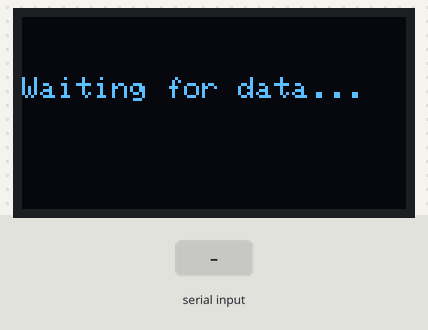
Recording of a sketch running on a simulated ESP32. Parts: 128×64 one-colour display. The test bench sets the inputs (shaded band). The display library's start-up logo is not drawn; nothing arrives over Bluetooth unless stated; what the sketch prints to the serial monitor is not drawn.

Above: at 3.2 s.
3.3 s: "90;45\n" received over the second serial link
At 4.4 s:
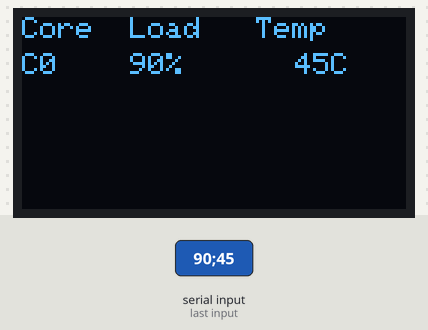
4.8 s: "30;150\n" received over the second serial link
At 5.6 s:
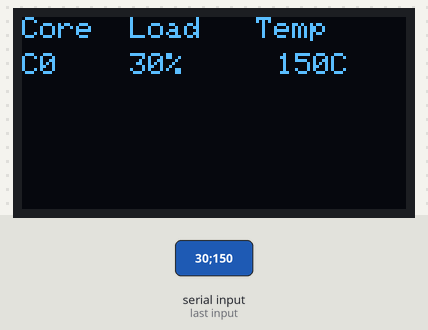
Timing chart, 0 to 7.8 s (numbered marks = the images above; inputs shaded):
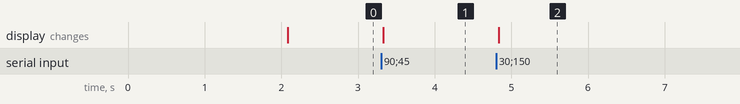

Measured:
- after the input at 3.3 s, the display: changes at once (image 1)
- after the input at 4.8 s, the display: changes at once (image 2)

The sketch:

display.ino
```cpp
#include <Arduino.h>
#include <BluetoothSerial.h>
#include <Adafruit_GFX.h>
#include <Adafruit_SSD1306.h>
#include <Wire.h>

// OLED config
#define SCREEN_WIDTH 128
#define SCREEN_HEIGHT 64
#define OLED_MOSI  22
#define OLED_CLK   23
#define OLED_DC    18
#define OLED_CS    19
#define OLED_RESET 5
Adafruit_SSD1306 display(SCREEN_WIDTH, SCREEN_HEIGHT,
  OLED_MOSI, OLED_CLK, OLED_DC, OLED_RESET, OLED_CS);
// -----------------------------------

BluetoothSerial SerialBT;

const int MAX_CORES = 16;

float usages[MAX_CORES];
float temps[MAX_CORES];
int   coreCount = 0;
int   tempCount = 0;

String inputBuffer = "";

void parseLine(const String &line) {
  int sep = line.indexOf(';');
  if (sep < 0) return;

  String usagePart = line.substring(0, sep);
  String tempPart  = line.substring(sep + 1);

  // Core load
  coreCount = 0;
  int start = 0;
  while (start < usagePart.length() && coreCount < MAX_CORES) {
    int end = usagePart.indexOf(',', start);
    if (end < 0) end = usagePart.length();
    String val = usagePart.substring(start, end);
    val.trim();
    if (val.length() > 0) {
      usages[coreCount++] = val.toFloat();
    }
    start = end + 1;
  }

  // Core temp
  tempCount = 0;
  start = 0;
  while (start < tempPart.length() && tempCount < MAX_CORES) {
    int end = tempPart.indexOf(',', start);
    if (end < 0) end = tempPart.length();
    String val = tempPart.substring(start, end);
    val.trim();
    if (val.length() > 0) {
      temps[tempCount++] = val.toFloat();
    }
    start = end + 1;
  }
}

void drawScreen() {
  display.clearDisplay();
  display.setTextSize(1);
  display.setTextColor(SSD1306_WHITE);

  // Header
  display.setCursor(0, 0);
  display.println(F("Core  Load   Temp"));

  // Core rows
  int y = 12;
  int maxRows = (coreCount > 4) ? 4 : coreCount;
  for (int i = 0; i < maxRows && i < MAX_CORES; i++) {
    char buf[32];

    // Core num
    snprintf(buf, sizeof(buf), "C%d", i);
    display.setCursor(0, y);
    display.println(buf);

    // Load
    snprintf(buf, sizeof(buf), "%3.0f%%", usages[i]);
    display.setCursor(30, y);
    display.println(buf);

    // Temp
    if (i < tempCount) {
      snprintf(buf, sizeof(buf), "%3.0fC", temps[i]);
      display.setCursor(85, y);
      display.println(buf);

    } else {
      display.setCursor(85, y);
      display.println(F(" --"));
    }

    y += 12;
  }

  display.display();
}

void setup() {
  Serial.begin(115200);

  // Init OLED
  if (!display.begin(SSD1306_SWITCHCAPVCC, 0x3C)) {
    Serial.println(F("OLED init failed"));
    for (;;);
  }

  display.display();
  delay(2000);

  SerialBT.begin("ESP32-CPU-Monitor");
  Serial.println("Bluetooth has been started. Waiting for connection...");

  display.clearDisplay();
  display.setTextSize(1);
  display.setTextColor(SSD1306_WHITE);
  display.setCursor(0, 20);
  display.println(F("Waiting for data..."));
  display.display();
}

void loop() {
  while (SerialBT.available()) {
    char c = SerialBT.read();
    Serial.println(c);
    if (c == '\n') {
      if (inputBuffer.length() > 0) {
        parseLine(inputBuffer);
        drawScreen();
        inputBuffer = "";
      }
    } else if (c != '\r') {
      inputBuffer += c;
      // Buffer overflow
      if (inputBuffer.length() > 256) inputBuffer = "";
    }
  }

  delay(10);
}
```
